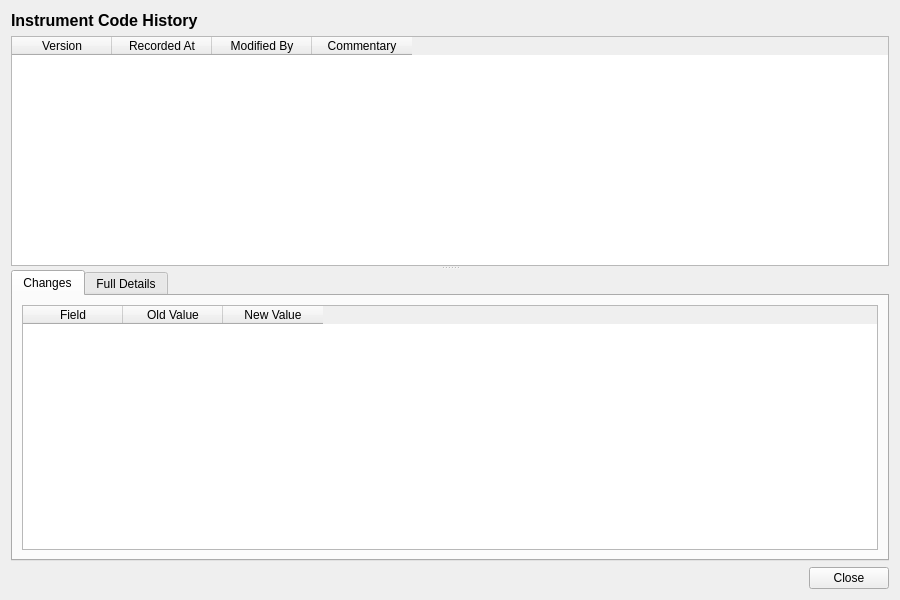
<?xml version="1.0" encoding="UTF-8"?>
<ui version="4.0">
 <class>InstrumentCodeHistoryDialog</class>
 <widget class="QWidget" name="InstrumentCodeHistoryDialog">
  <property name="geometry">
   <rect>
    <x>0</x>
    <y>0</y>
    <width>900</width>
    <height>600</height>
   </rect>
  </property>
  <property name="windowTitle">
   <string>Instrument Code History</string>
  </property>
  <layout class="QVBoxLayout" name="verticalLayout">
   <item>
    <widget class="QLabel" name="titleLabel">
     <property name="font">
      <font>
       <pointsize>12</pointsize>
       <bold>true</bold>
      </font>
     </property>
     <property name="text">
      <string>Instrument Code History</string>
     </property>
    </widget>
   </item>
   <item>
    <widget class="QSplitter" name="splitter">
     <property name="orientation">
      <enum>Qt::Vertical</enum>
     </property>
     <widget class="QTableWidget" name="versionListWidget">
      <property name="minimumHeight">
       <number>150</number>
      </property>
      <property name="maximumHeight">
       <number>250</number>
      </property>
      <property name="alternatingRowColors">
       <bool>true</bool>
      </property>
      <property name="editTriggers">
       <set>QAbstractItemView::NoEditTriggers</set>
      </property>
      <property name="selectionMode">
       <enum>QAbstractItemView::SingleSelection</enum>
      </property>
      <property name="selectionBehavior">
       <enum>QAbstractItemView::SelectRows</enum>
      </property>
      <column>
       <property name="text">
        <string>Version</string>
       </property>
      </column>
      <column>
       <property name="text">
        <string>Recorded At</string>
       </property>
      </column>
      <column>
       <property name="text">
        <string>Modified By</string>
       </property>
      </column>
      <column>
       <property name="text">
        <string>Commentary</string>
       </property>
      </column>
     </widget>
     <widget class="QWidget" name="detailWidget">
      <layout class="QVBoxLayout" name="detailLayout">
       <property name="leftMargin">
        <number>0</number>
       </property>
       <property name="topMargin">
        <number>0</number>
       </property>
       <property name="rightMargin">
        <number>0</number>
       </property>
       <property name="bottomMargin">
        <number>0</number>
       </property>
       <item>
        <widget class="QTabWidget" name="tabWidget">
         <property name="currentIndex">
          <number>0</number>
         </property>
         <widget class="QWidget" name="changesTab">
          <attribute name="title">
           <string>Changes</string>
          </attribute>
          <layout class="QVBoxLayout" name="changesTabLayout">
           <item>
            <widget class="QTableWidget" name="changesTableWidget">
             <property name="editTriggers">
              <set>QAbstractItemView::NoEditTriggers</set>
             </property>
             <property name="alternatingRowColors">
              <bool>true</bool>
             </property>
             <property name="selectionMode">
              <enum>QAbstractItemView::SingleSelection</enum>
             </property>
             <property name="selectionBehavior">
              <enum>QAbstractItemView::SelectRows</enum>
             </property>
             <column>
              <property name="text">
               <string>Field</string>
              </property>
             </column>
             <column>
              <property name="text">
               <string>Old Value</string>
              </property>
             </column>
             <column>
              <property name="text">
               <string>New Value</string>
              </property>
             </column>
            </widget>
           </item>
          </layout>
         </widget>
         <widget class="QWidget" name="fullDetailsTab">
          <attribute name="title">
           <string>Full Details</string>
          </attribute>
          <layout class="QVBoxLayout" name="fullDetailsTabLayout">
           <item>
            <widget class="QScrollArea" name="scrollArea">
             <property name="widgetResizable">
              <bool>true</bool>
             </property>
             <widget class="QWidget" name="scrollAreaWidgetContents">
              <property name="geometry">
               <rect>
                <x>0</x>
                <y>0</y>
                <width>560</width>
                <height>450</height>
               </rect>
              </property>
              <layout class="QFormLayout" name="formLayout">
               <item row="0" column="0">
                <widget class="QLabel" name="codeLabel">
                 <property name="text">
                  <string>Code:</string>
                 </property>
                </widget>
               </item>
               <item row="0" column="1">
                <widget class="QLabel" name="codeValue">
                 <property name="text">
                  <string/>
                 </property>
                </widget>
               </item>
               <item row="1" column="0">
                <widget class="QLabel" name="nameLabel">
                 <property name="text">
                  <string>Name:</string>
                 </property>
                </widget>
               </item>
               <item row="1" column="1">
                <widget class="QLabel" name="nameValue">
                 <property name="text">
                  <string/>
                 </property>
                </widget>
               </item>
               <item row="2" column="0">
                <widget class="QLabel" name="descriptionLabel">
                 <property name="text">
                  <string>Description:</string>
                 </property>
                </widget>
               </item>
               <item row="2" column="1">
                <widget class="QLabel" name="descriptionValue">
                 <property name="text">
                  <string/>
                 </property>
                 <property name="wordWrap">
                  <bool>true</bool>
                 </property>
                </widget>
               </item>
               <item row="3" column="0">
                <widget class="QLabel" name="asset_classLabel">
                 <property name="text">
                  <string>Asset Class:</string>
                 </property>
                </widget>
               </item>
               <item row="3" column="1">
                <widget class="QLabel" name="assetClassValue">
                 <property name="text">
                  <string/>
                 </property>
                </widget>
               </item>
               <item row="4" column="0">
                <widget class="QLabel" name="display_orderLabel">
                 <property name="text">
                  <string>Display Order:</string>
                 </property>
                </widget>
               </item>
               <item row="4" column="1">
                <widget class="QLabel" name="displayOrderValue">
                 <property name="text">
                  <string/>
                 </property>
                </widget>
               </item>
               <item row="5" column="0">
                <widget class="QLabel" name="versionNumberLabel">
                 <property name="text">
                  <string>Version:</string>
                 </property>
                </widget>
               </item>
               <item row="5" column="1">
                <widget class="QLabel" name="versionNumberValue">
                 <property name="text">
                  <string/>
                 </property>
                </widget>
               </item>
               <item row="6" column="0">
                <widget class="QLabel" name="modifiedByLabel">
                 <property name="text">
                  <string>Modified By:</string>
                 </property>
                </widget>
               </item>
               <item row="6" column="1">
                <widget class="QLabel" name="modifiedByValue">
                 <property name="text">
                  <string/>
                 </property>
                </widget>
               </item>
               <item row="7" column="0">
                <widget class="QLabel" name="recordedAtLabel">
                 <property name="text">
                  <string>Recorded At:</string>
                 </property>
                </widget>
               </item>
               <item row="7" column="1">
                <widget class="QLabel" name="recordedAtValue">
                 <property name="text">
                  <string/>
                 </property>
                </widget>
               </item>
               <item row="8" column="0">
                <widget class="QLabel" name="changeCommentaryLabel">
                 <property name="text">
                  <string>Change Commentary:</string>
                 </property>
                </widget>
               </item>
               <item row="8" column="1">
                <widget class="QLabel" name="changeCommentaryValue">
                 <property name="text">
                  <string/>
                 </property>
                 <property name="wordWrap">
                  <bool>true</bool>
                 </property>
                </widget>
               </item>
              </layout>
             </widget>
            </widget>
           </item>
          </layout>
         </widget>
        </widget>
       </item>
      </layout>
     </widget>
    </widget>
   </item>
   <item>
    <layout class="QHBoxLayout" name="buttonLayout">
     <item>
      <spacer name="horizontalSpacer">
       <property name="orientation">
        <enum>Qt::Horizontal</enum>
       </property>
       <property name="sizeHint" stdset="0">
        <size><width>40</width><height>20</height></size>
       </property>
      </spacer>
     </item>
     <item>
      <widget class="QPushButton" name="closeButton">
       <property name="text">
        <string>Close</string>
       </property>
      </widget>
     </item>
    </layout>
   </item>
  </layout>
 </widget>
 <resources/>
 <connections/>
</ui>
